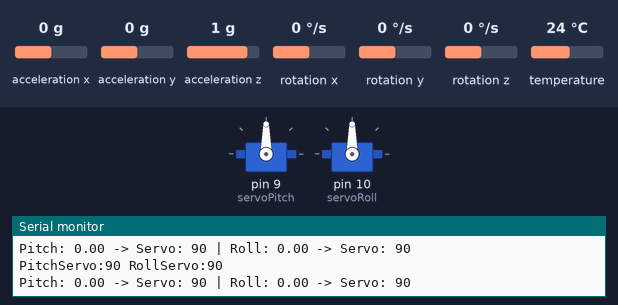
Bench run of a sketch on a simulated Arduino Uno, built with avr-gcc and run on an emulated ATmega328P. On the bench: 2 × servo, the last lines printed to the serial monitor. Inputs (shaded band) come from the test bench; at power-on: acceleration x 0 g, acceleration y 0 g, acceleration z 1 g, rotation x 0 °/s, rotation y 0 °/s, rotation z 0 °/s, temperature 24 °C.

Above: at 1.2 s.
1.3 s: acceleration x set to -1.4 g
At 2.5 s:
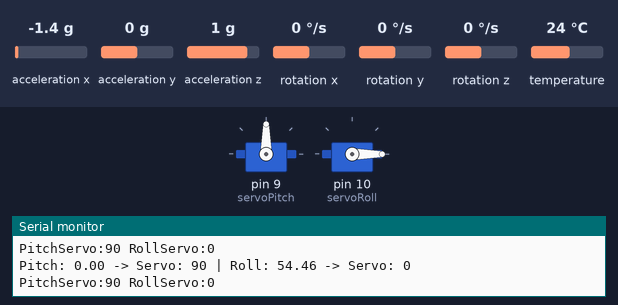
2.8 s: acceleration y set to 0.8 g
At 3.2 s:
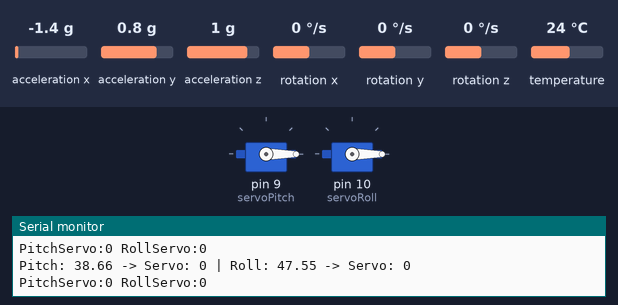
4.3 s: acceleration x set to -0.7 g
At 4.6 s:
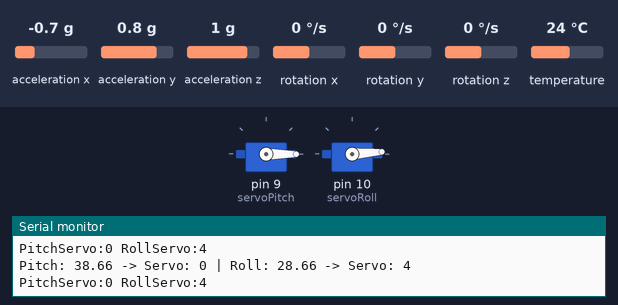
5.8 s: acceleration x set to -0.4 g
At 6.1 s:
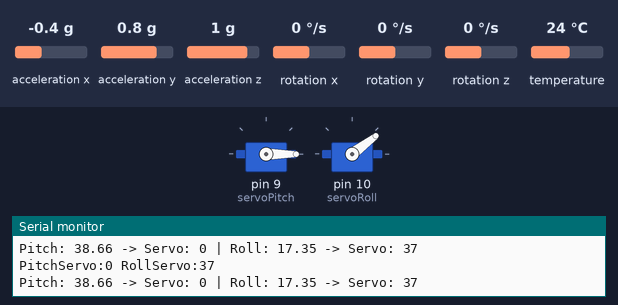
7.3 s: acceleration z set to 1.4 g
At 8.1 s:
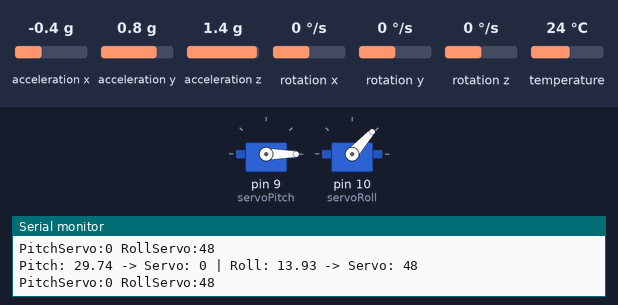
8.8 s: acceleration x set to 0.8 g
At 10.1 s:
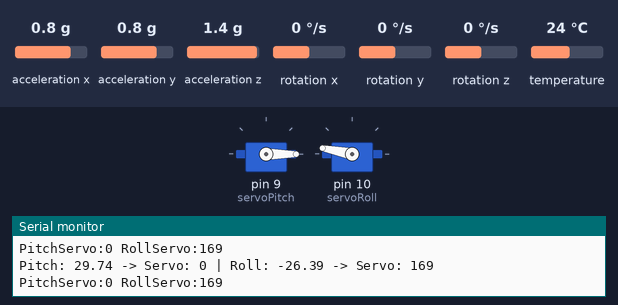
Timing chart, 0 to 11.3 s (numbered marks = the images above; inputs shaded):
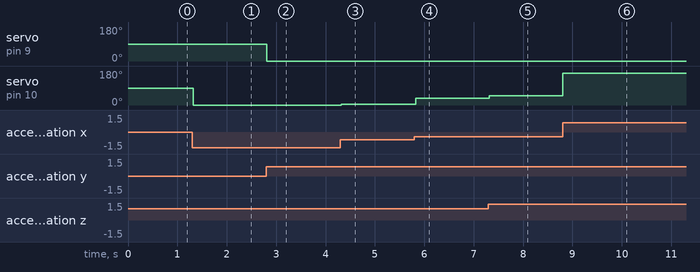

Measured:
- the behaviour switches between -0.6 and -0.5 g on acceleration x (found by bisection; images 3 and 4)
- after the input at 1.3 s, servo on pin 10 (servoRoll): 90° → 0° at once
- after the input at 2.8 s, servo on pin 9 (servoPitch): 90° → 0° at once
- after the input at 4.3 s, servo on pin 10 (servoRoll): 0° → 4° at once
- after the input at 5.8 s, servo on pin 10 (servoRoll): 4° → 37° at once
- after the input at 7.3 s, servo on pin 10 (servoRoll): 37° → 48° at once
- after the input at 8.8 s, servo on pin 10 (servoRoll): 48° → 169° at once

The sketch:

gimbal_pid_controller.ino
```cpp
#include <Wire.h>
#include <Adafruit_MPU6050.h>
#include <Adafruit_Sensor.h>
#include <Servo.h>

Adafruit_MPU6050 mpu;
Servo servoPitch;
Servo servoRoll;

// ---- PID gains: start here, we'll tune these live ----
float Kp = 3;
float Ki = 0.0;
float Kd = 0.0;

// ---- PID state (pitch) ----
float pitchIntegral = 0;
float pitchLastError = 0;

// ---- PID state (roll) ----
float rollIntegral = 0;
float rollLastError = 0;

unsigned long lastTime = 0;

void setup() {
  Serial.begin(115200);

  if (!mpu.begin()) {
    Serial.println("Failed to find MPU6050 chip");
    while (1) {
      delay(10);
    }
  }
  Serial.println("MPU6050 Found!");


  mpu.setAccelerometerRange(MPU6050_RANGE_8_G);
  mpu.setGyroRange(MPU6050_RANGE_500_DEG);
  mpu.setFilterBandwidth(MPU6050_BAND_21_HZ);

  servoPitch.attach(9);
  servoRoll.attach(10);

  lastTime = millis();
}

void loop() {
  sensors_event_t a, g, temp;
  mpu.getEvent(&a, &g, &temp);

  // dt in seconds, for the D and I terms
  unsigned long now = millis();
  float dt = (now - lastTime) / 1000.0;
  if (dt <= 0) dt = 0.001;
  lastTime = now;

  // Measured tilt angles (same as before)
  float pitch = atan2(a.acceleration.y, a.acceleration.z) * 180.0 / PI;
  float roll = atan2(-a.acceleration.x, sqrt(a.acceleration.y * a.acceleration.y + a.acceleration.z * a.acceleration.z)) * 180.0 / PI;

  // ---- PID for pitch ----
  float pitchError = 0 - pitch;               // setpoint is 0 = level
  pitchIntegral += pitchError * dt;
  pitchIntegral = constrain(pitchIntegral, -50, 50);   // anti-windup
  float pitchDerivative = (pitchError - pitchLastError) / dt;
  pitchLastError = pitchError;

  float pitchOutput = Kp * pitchError + Ki * pitchIntegral + Kd * pitchDerivative;
  int pitchServoAngle = constrain(90 + pitchOutput, 0, 180);

  // ---- PID for roll ----
  float rollError = 0 - roll;
  rollIntegral += rollError * dt;
  rollIntegral = constrain(rollIntegral, -50, 50);
  float rollDerivative = (rollError - rollLastError) / dt;
  rollLastError = rollError;

  float rollOutput = Kp * rollError + Ki * rollIntegral + Kd * rollDerivative;
  int rollServoAngle = constrain(90 + rollOutput, 0, 180);

  servoPitch.write(pitchServoAngle);
  servoRoll.write(rollServoAngle);

  Serial.print("Pitch: "); Serial.print(pitch);
  Serial.print(" -> Servo: "); Serial.print(pitchServoAngle);
  Serial.print(" | Roll: "); Serial.print(roll);
  Serial.print(" -> Servo: "); Serial.println(rollServoAngle);
Serial.print("PitchServo:"); Serial.print(pitchServoAngle);
Serial.print(" RollServo:"); Serial.println(rollServoAngle);
  delay(20);
}
```
